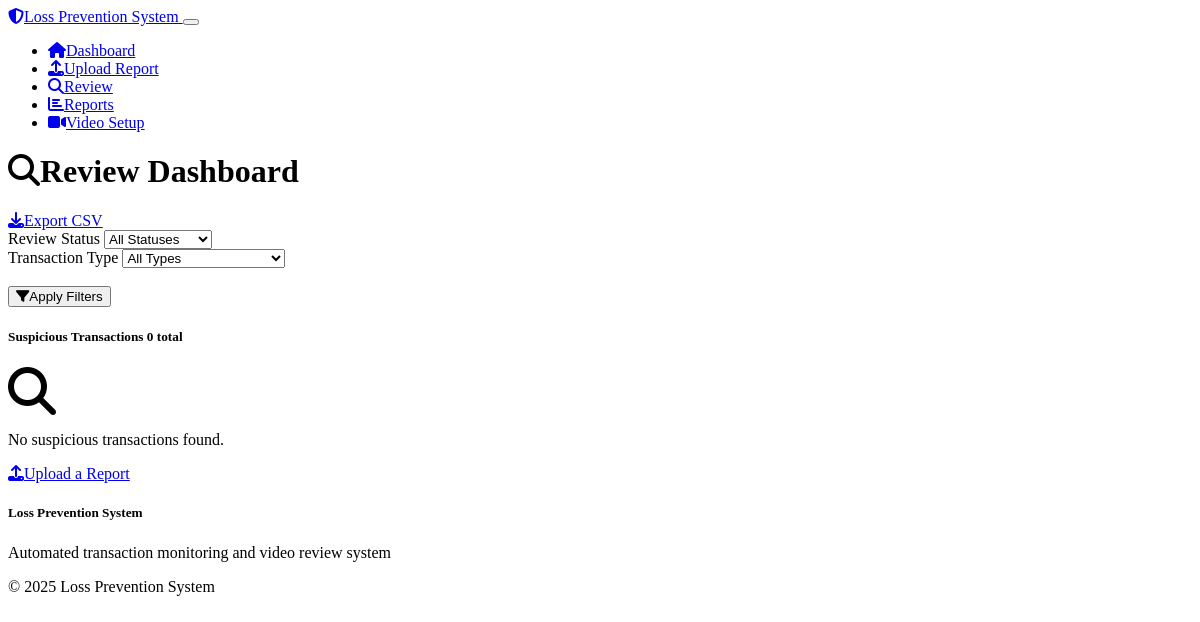
Page /dashboard on the earlier database version.
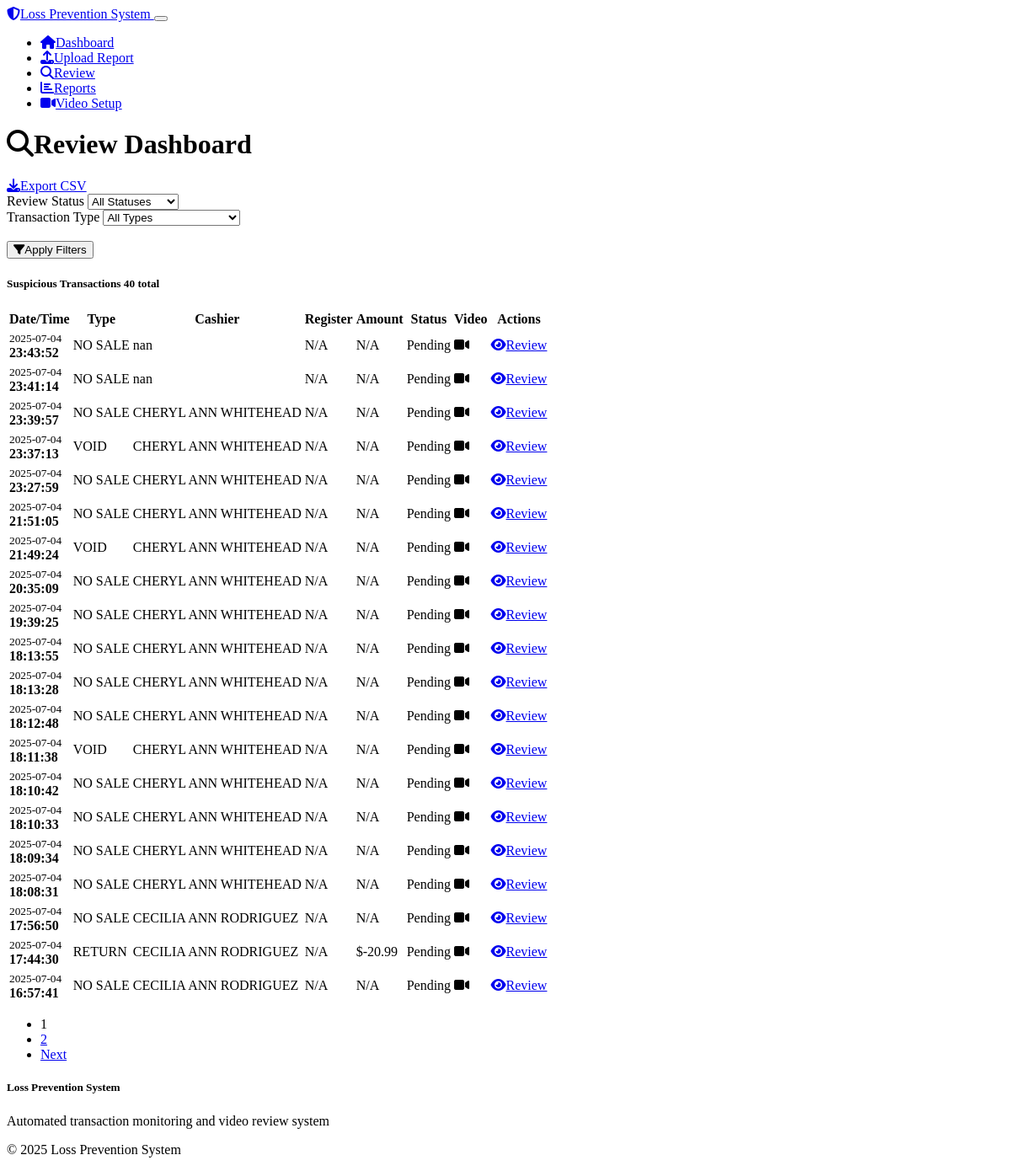
Same page on the later database version.
### models.py (models this page shows)
class SuspiciousTransaction(db.Model):
    id = db.Column(db.Integer, primary_key=True)
    report_id = db.Column(db.Integer, db.ForeignKey('transaction_report.id'), nullable=False)
    transaction_timestamp = db.Column(db.DateTime, nullable=False)
    cashier_id = db.Column(db.String(50))
    register_id = db.Column(db.String(50))
    transaction_type = db.Column(db.String(50), nullable=False)  # VOID, REFUND, NO_SALE, DISCOUNT_REMOVED
    transaction_id = db.Column(db.String(100))
    amount = db.Column(db.Float)
    pump_number = db.Column(db.String(10))
    raw_data = db.Column(db.Text)  # Store original row data
    video_clip_path = db.Column(db.String(500))
    video_processed = db.Column(db.Boolean, default=False)
    video_error = db.Column(db.Text)
    review_status = db.Column(db.String(20), default='pending')  # pending, ok, review, fraud
    review_date = db.Column(db.DateTime)
    review_notes = db.Column(db.Text)
    created_date = db.Column(db.DateTime, default=datetime.utcnow)
    report = db.relationship('TransactionReport', backref=db.backref('suspicious_transactions_list', lazy=True))

### routes.py (the view)
@app.route('/dashboard')
def dashboard():
    page = request.args.get('page', 1, type=int)
    status_filter = request.args.get('status', 'all')
    transaction_type_filter = request.args.get('type', 'all')
    query = SuspiciousTransaction.query
    if status_filter != 'all':
        query = query.filter_by(review_status=status_filter)
    if transaction_type_filter != 'all':
        query = query.filter_by(transaction_type=transaction_type_filter)
    transactions = query.order_by(SuspiciousTransaction.transaction_timestamp.desc()).paginate(
        page=page, per_page=20, error_out=False
    )
    return render_template('dashboard.html',
                         transactions=transactions,
                         status_filter=status_filter,
                         transaction_type_filter=transaction_type_filter)

### templates/dashboard.html (shortened to what this page needs)
{% extends "base.html" %}
{% block content %}
<div class="row">
    <div class="col-12">
        <div class="d-flex justify-content-between align-items-center mb-4">
            <h1><i class="fas fa-search me-2"></i>Review Dashboard</h1>
            <a href="{{ url_for('export_csv') }}" class="btn btn-success">
                <i class="fas fa-download me-2"></i>Export CSV
            </a>
        </div>
    </div>
</div>
<div class="row mb-4">
    <div class="col-12">
        <div class="card">
            <div class="card-body">
                <form method="GET" class="row g-3">
                    <div class="col-md-4">
                        <label for="status" class="form-label">Review Status</label>
                        <select class="form-select" id="status" name="status">
                            <option value="all" {% if status_filter == 'all' %}selected{% endif %}>All Statuses</option>
                        </select>
                    </div>
                    <div class="col-md-4">
                        <label for="type" class="form-label">Transaction Type</label>
                        <select class="form-select" id="type" name="type">
                            <option value="all" {% if transaction_type_filter == 'all' %}selected{% endif %}>All Types</option>
                        </select>
                    </div>
                    <div class="col-md-4">
                        <label class="form-label">&nbsp;</label>
                        <div class="d-grid">
                            <button type="submit" class="btn btn-primary">
                                <i class="fas fa-filter me-2"></i>Apply Filters
                            </button>
                        </div>
                    </div>
                </form>
            </div>
        </div>
    </div>
</div>
<div class="row">
    <div class="col-12">
        <div class="card">
            <div class="card-header">
                <h5 class="card-title mb-0">
                    Suspicious Transactions
                    <span class="badge bg-secondary ms-2">{{ transactions.total }} total</span>
                </h5>
            </div>
            <div class="card-body">
                {% if transactions.items %}
                    <div class="table-responsive">
                        <table class="table table-striped">
                            <thead>
                                <tr>
                                    <th>Date/Time</th>
                                    <th>Type</th>
                                    <th>Cashier</th>
                                    <th>Register</th>
                                    <th>Amount</th>
                                    <th>Status</th>
                                    <th>Video</th>
                                    <th>Actions</th>
                                </tr>
                            </thead>
                            <tbody>
                                {% for transaction in transactions.items %}
                                <tr class="{% if transaction.review_status == 'fraud' %}table-danger{% elif transaction.review_status == 'review' %}table-warning{% elif transaction.review_status == 'ok' %}table-success{% endif %}">
                                    <td>
                                        <small class="text-muted">{{ transaction.transaction_timestamp.strftime('%Y-%m-%d') }}</small><br>
                                        <strong>{{ transaction.transaction_timestamp.strftime('%H:%M:%S') }}</strong>
                                    </td>
                                    <td>
                                        <span class="badge bg-warning">{{ transaction.transaction_type }}</span>
                                    </td>
                                    <td>{{ transaction.cashier_id or 'N/A' }}</td>
                                    <td>{{ transaction.register_id or 'N/A' }}</td>
                                    <td>
                                        {% if transaction.amount %}
                                            ${{ "%.2f"|format(transaction.amount) }}
                                        {% else %}
                                            N/A
                                        {% endif %}
                                    </td>
                                    <td>
                                        {% if transaction.review_status == 'pending' %}
                                            <span class="badge bg-secondary">Pending</span>
                                        {% elif transaction.review_status == 'ok' %}
                                            <span class="badge bg-success">OK</span>
                                        {% elif transaction.review_status == 'review' %}
                                            <span class="badge bg-warning">Review</span>
                                        {% elif transaction.review_status == 'fraud' %}
                                            <span class="badge bg-danger">Fraud</span>
                                        {% endif %}
                                    </td>
                                    <td>
                                        {% if transaction.video_processed and transaction.video_clip_path %}
                                            <i class="fas fa-video text-success" title="Video available"></i>
                                        {% elif transaction.video_error %}
                                            <i class="fas fa-video text-danger" title="Video error: {{ transaction.video_error }}"></i>
                                        {% else %}
                                            <i class="fas fa-clock text-muted" title="Processing"></i>
                                        {% endif %}
                                    </td>
                                    <td>
                                        <a href="{{ url_for('review_transaction', transaction_id=transaction.id) }}" class="btn btn-sm btn-primary">
                                            <i class="fas fa-eye me-1"></i>Review
                                        </a>
                                    </td>
                                </tr>
                                {% endfor %}
                            </tbody>
                        </table>
                    </div>
                    {% if transactions.pages > 1 %}
                    <nav aria-label="Page navigation">
                        <ul class="pagination justify-content-center">
                            {% for page_num in transactions.iter_pages() %}
                                {% if page_num %}
                                    {% if page_num != transactions.page %}
                                        <li class="page-item">
                                            <a class="page-link" href="{{ url_for('dashboard', page=page_num, status=status_filter, type=transaction_type_filter) }}">{{ page_num }}</a>
                                        </li>
                                    {% else %}
                                        <li class="page-item active">
                                            <span class="page-link">{{ page_num }}</span>
                                        </li>
                                    {% endif %}
                                {% else %}
                                    <li class="page-item disabled">
                                        <span class="page-link">...</span>
                                    </li>
                                {% endif %}
                            {% endfor %}
                            {% if transactions.has_next %}
                                <li class="page-item">
                                    <a class="page-link" href="{{ url_for('dashboard', page=transactions.next_num, status=status_filter, type=transaction_type_filter) }}">Next</a>
                                </li>
                            {% endif %}
                        </ul>
                    </nav>
                    {% endif %}
                {% else %}
                    <div class="text-center py-4">
                        <i class="fas fa-search fa-3x text-muted mb-3"></i>
                        <p class="text-muted">No suspicious transactions found.</p>
                        <a href="{{ url_for('upload_file') }}" class="btn btn-primary">
                            <i class="fas fa-upload me-2"></i>Upload a Report
                        </a>
                    </div>
                {% endif %}
            </div>
        </div>
    </div>
</div>
{% endblock %}

### templates/base.html (shortened to what this page needs)
<!DOCTYPE html>
<html lang="en" data-bs-theme="dark">
<head>
    <link href="https://cdn.replit.com/agent/bootstrap-agent-dark-theme.min.css" rel="stylesheet">
    <link href="https://cdn.jsdelivr.net/npm/video.js@8.6.1/dist/video-js.css" rel="stylesheet">
    <link href="https://cdnjs.cloudflare.com/ajax/libs/font-awesome/6.4.0/css/all.min.css" rel="stylesheet">
    <link href="{{ url_for('static', filename='css/style.css') }}" rel="stylesheet">
</head>
<body>
    <nav class="navbar navbar-expand-lg navbar-dark bg-dark">
        <div class="container">
            <a class="navbar-brand" href="{{ url_for('index') }}">
                <i class="fas fa-shield-alt me-2"></i>Loss Prevention System
            </a>
            <button class="navbar-toggler" type="button" data-bs-toggle="collapse" data-bs-target="#navbarNav">
            </button>
            <div class="collapse navbar-collapse" id="navbarNav">
                <ul class="navbar-nav ms-auto">
                    <li class="nav-item">
                        <a class="nav-link" href="{{ url_for('index') }}">
                            <i class="fas fa-home me-1"></i>Dashboard
                        </a>
                    </li>
                    <li class="nav-item">
                        <a class="nav-link" href="{{ url_for('upload_file') }}">
                            <i class="fas fa-upload me-1"></i>Upload Report
                        </a>
                    </li>
                    <li class="nav-item">
                        <a class="nav-link" href="{{ url_for('dashboard') }}">
                            <i class="fas fa-search me-1"></i>Review
                        </a>
                    </li>
                    <li class="nav-item">
                        <a class="nav-link" href="{{ url_for('reports') }}">
                            <i class="fas fa-chart-bar me-1"></i>Reports
                        </a>
                    </li>
                    <li class="nav-item">
                        <a class="nav-link" href="{{ url_for('video_settings') }}">
                            <i class="fas fa-video me-1"></i>Video Setup
                        </a>
                    </li>
                </ul>
            </div>
        </div>
    </nav>
    <main class="container mt-4">
        {% block content %}{% endblock %}
    </main>
    <footer class="bg-dark text-light mt-5 py-4">
        <div class="container">
            <div class="row">
                <div class="col-md-6">
                    <h5>Loss Prevention System</h5>
                    <p class="text-muted">Automated transaction monitoring and video review system</p>
                </div>
                <div class="col-md-6 text-end">
                    <p class="text-muted">© 2025 Loss Prevention System</p>
                </div>
            </div>
        </div>
    </footer>
</body>
</html>

Differences in the rows shown:
added SuspiciousTransaction: amount "N/A", review_status "Pending"
added SuspiciousTransaction: amount "N/A", review_status "Pending"
added SuspiciousTransaction: amount "N/A", review_status "Pending"
added SuspiciousTransaction: amount "N/A", review_status "Pending"
added SuspiciousTransaction: amount "N/A", review_status "Pending"
added SuspiciousTransaction: amount "N/A", review_status "Pending"
added SuspiciousTransaction: amount "N/A", review_status "Pending"
added SuspiciousTransaction: amount "N/A", review_status "Pending"
added SuspiciousTransaction: amount "N/A", review_status "Pending"
added SuspiciousTransaction: amount "N/A", review_status "Pending"
added SuspiciousTransaction: amount "N/A", review_status "Pending"
added SuspiciousTransaction: amount "N/A", review_status "Pending"
added SuspiciousTransaction: amount "N/A", review_status "Pending"
added SuspiciousTransaction: amount "N/A", review_status "Pending"
added SuspiciousTransaction: amount "N/A", review_status "Pending"
added SuspiciousTransaction: amount "N/A", review_status "Pending"
added SuspiciousTransaction: amount "N/A", review_status "Pending"
added SuspiciousTransaction: amount "N/A", review_status "Pending"
added SuspiciousTransaction: amount "-20.99", review_status "Pending"
added SuspiciousTransaction: amount "N/A", review_status "Pending"
Other differences:
{{ transactions.total }}: "0" → "40"
text no longer shown: "No suspicious transactions found. Upload a Report"
text now shown: "Date/Time Type Cashier Register Amount Status Video Actions Next"
new list line: "1"
new list line: "2"
